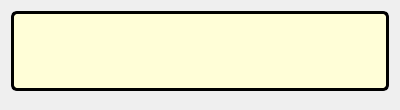
<?xml version="1.0" encoding="UTF-8"?>
<ui version="4.0">
 <class>system_message_area</class>
 <widget class="QWidget" name="system_message_area">
  <property name="geometry">
   <rect>
    <x>0</x>
    <y>0</y>
    <width>400</width>
    <height>110</height>
   </rect>
  </property>
  <property name="sizePolicy">
   <sizepolicy hsizetype="Preferred" vsizetype="Preferred">
    <horstretch>0</horstretch>
    <verstretch>0</verstretch>
   </sizepolicy>
  </property>
  <property name="minimumSize">
   <size>
    <width>400</width>
    <height>110</height>
   </size>
  </property>
  <layout class="QVBoxLayout" name="verticalLayout_main" stretch="0,10">
   <item>
    <widget class="QFrame" name="frame_notificationArea">
     <property name="sizePolicy">
      <sizepolicy hsizetype="Expanding" vsizetype="Minimum">
       <horstretch>0</horstretch>
       <verstretch>0</verstretch>
      </sizepolicy>
     </property>
     <property name="minimumSize">
      <size>
       <width>0</width>
       <height>80</height>
      </size>
     </property>
     <property name="styleSheet">
      <string notr="true">QFrame#frame_notificationArea {
  border: 3px solid;
  border-radius: 6px;
  background-color: rgb(255, 254, 215);
}

QLabel{
color: black;
background-color: rgb(255, 254, 215);
}</string>
     </property>
     <layout class="QHBoxLayout" name="horizontalLayout" stretch="0,0,0,1,0">
      <property name="spacing">
       <number>3</number>
      </property>
      <property name="leftMargin">
       <number>3</number>
      </property>
      <property name="topMargin">
       <number>3</number>
      </property>
      <property name="rightMargin">
       <number>3</number>
      </property>
      <property name="bottomMargin">
       <number>3</number>
      </property>
      <item>
       <widget class="QLabel" name="notificationAreaIconLabelError">
        <property name="sizePolicy">
         <sizepolicy hsizetype="Fixed" vsizetype="Fixed">
          <horstretch>0</horstretch>
          <verstretch>0</verstretch>
         </sizepolicy>
        </property>
        <property name="maximumSize">
         <size>
          <width>64</width>
          <height>64</height>
         </size>
        </property>
        <property name="text">
         <string/>
        </property>
        <property name="pixmap">
         <pixmap resource="../mudlet.qrc">:/icons/dialog-error.png</pixmap>
        </property>
        <property name="scaledContents">
         <bool>false</bool>
        </property>
        <property name="alignment">
         <set>Qt::AlignCenter</set>
        </property>
        <property name="margin">
         <number>5</number>
        </property>
        <property name="textInteractionFlags">
         <set>Qt::TextSelectableByMouse</set>
        </property>
       </widget>
      </item>
      <item>
       <widget class="QLabel" name="notificationAreaIconLabelWarning">
        <property name="sizePolicy">
         <sizepolicy hsizetype="Fixed" vsizetype="Fixed">
          <horstretch>0</horstretch>
          <verstretch>0</verstretch>
         </sizepolicy>
        </property>
        <property name="maximumSize">
         <size>
          <width>64</width>
          <height>64</height>
         </size>
        </property>
        <property name="text">
         <string/>
        </property>
        <property name="pixmap">
         <pixmap resource="../mudlet.qrc">:/icons/dialog-warning.png</pixmap>
        </property>
        <property name="scaledContents">
         <bool>false</bool>
        </property>
        <property name="alignment">
         <set>Qt::AlignCenter</set>
        </property>
        <property name="margin">
         <number>5</number>
        </property>
        <property name="textInteractionFlags">
         <set>Qt::TextSelectableByMouse</set>
        </property>
       </widget>
      </item>
      <item>
       <widget class="QLabel" name="notificationAreaIconLabelInformation">
        <property name="sizePolicy">
         <sizepolicy hsizetype="Fixed" vsizetype="Fixed">
          <horstretch>0</horstretch>
          <verstretch>0</verstretch>
         </sizepolicy>
        </property>
        <property name="maximumSize">
         <size>
          <width>64</width>
          <height>64</height>
         </size>
        </property>
        <property name="text">
         <string/>
        </property>
        <property name="pixmap">
         <pixmap resource="../mudlet.qrc">:/icons/dialog-information.png</pixmap>
        </property>
        <property name="scaledContents">
         <bool>false</bool>
        </property>
        <property name="alignment">
         <set>Qt::AlignCenter</set>
        </property>
        <property name="margin">
         <number>5</number>
        </property>
        <property name="textInteractionFlags">
         <set>Qt::TextSelectableByMouse</set>
        </property>
       </widget>
      </item>
      <item>
       <widget class="QLabel" name="notificationAreaMessageBox">
        <property name="sizePolicy">
         <sizepolicy hsizetype="Expanding" vsizetype="Minimum">
          <horstretch>0</horstretch>
          <verstretch>0</verstretch>
         </sizepolicy>
        </property>
        <property name="minimumSize">
         <size>
          <width>100</width>
          <height>10</height>
         </size>
        </property>
        <property name="maximumSize">
         <size>
          <width>16777215</width>
          <height>16777215</height>
         </size>
        </property>
        <property name="text">
         <string/>
        </property>
        <property name="textFormat">
         <enum>Qt::RichText</enum>
        </property>
        <property name="scaledContents">
         <bool>true</bool>
        </property>
        <property name="alignment">
         <set>Qt::AlignLeading|Qt::AlignLeft|Qt::AlignVCenter</set>
        </property>
        <property name="wordWrap">
         <bool>true</bool>
        </property>
        <property name="indent">
         <number>0</number>
        </property>
        <property name="openExternalLinks">
         <bool>true</bool>
        </property>
        <property name="textInteractionFlags">
         <set>Qt::LinksAccessibleByMouse|Qt::TextSelectableByMouse</set>
        </property>
       </widget>
      </item>
      <item>
       <widget class="QWidget" name="widget_closeButton" native="true">
        <layout class="QVBoxLayout" name="verticalLayout" stretch="0,1">
         <property name="spacing">
          <number>0</number>
         </property>
         <property name="leftMargin">
          <number>0</number>
         </property>
         <property name="topMargin">
          <number>0</number>
         </property>
         <property name="rightMargin">
          <number>0</number>
         </property>
         <property name="bottomMargin">
          <number>0</number>
         </property>
         <item>
          <widget class="QToolButton" name="messageAreaCloseButton">
           <property name="minimumSize">
            <size>
             <width>16</width>
             <height>16</height>
            </size>
           </property>
           <property name="maximumSize">
            <size>
             <width>16</width>
             <height>16</height>
            </size>
           </property>
           <property name="focusPolicy">
            <enum>Qt::NoFocus</enum>
           </property>
           <property name="icon">
            <iconset resource="../mudlet.qrc">
             <normaloff>:/icons/application-exit.png</normaloff>:/icons/application-exit.png
            </iconset>
           </property>
           <property name="autoRaise">
            <bool>true</bool>
           </property>
          </widget>
         </item>
         <item>
          <spacer name="verticalSpacer_closeButton">
           <property name="orientation">
            <enum>Qt::Vertical</enum>
           </property>
           <property name="sizeType">
            <enum>QSizePolicy::Minimum</enum>
           </property>
           <property name="sizeHint" stdset="0">
            <size>
             <width>0</width>
             <height>49</height>
            </size>
           </property>
          </spacer>
         </item>
        </layout>
       </widget>
      </item>
     </layout>
    </widget>
   </item>
   <item>
    <spacer name="verticalSpacer_system_message_area">
     <property name="orientation">
      <enum>Qt::Vertical</enum>
     </property>
     <property name="sizeType">
      <enum>QSizePolicy::MinimumExpanding</enum>
     </property>
     <property name="sizeHint" stdset="0">
      <size>
       <width>1</width>
       <height>1</height>
      </size>
     </property>
    </spacer>
   </item>
  </layout>
 </widget>
 <resources>
  <include location="../mudlet.qrc"/>
 </resources>
 <connections/>
</ui>
